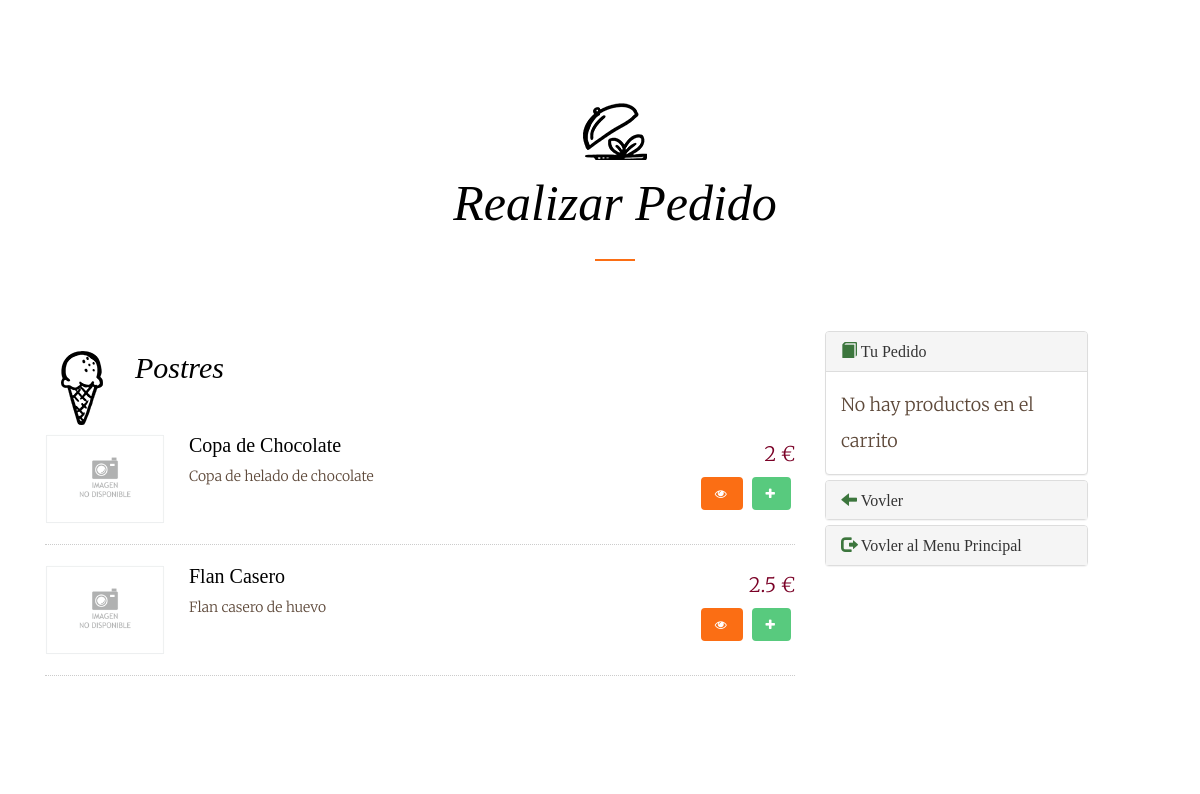
/paginas/verTodosPostres.php (signed in), run on the app's committed database.
### tables this page shows
CREATE TABLE IF NOT EXISTS producto(
  id_producto TINYINT UNSIGNED PRIMARY KEY AUTO_INCREMENT,
  nombre VARCHAR(30) NOT NULL,
  descripcion VARCHAR(100),
  precio DOUBLE NOT NULL,
  foto VARCHAR(100) DEFAULT NULL,
  calorias SMALLINT UNSIGNED DEFAULT NULL,
  tipo_producto TINYINT UNSIGNED NOT NULL,
  is_delete CHAR(1) NOT NULL DEFAULT 0,
  CONSTRAINT fk_producto_tipo FOREIGN KEY (tipo_producto) REFERENCES tipo_producto(id_tipo_producto)
);

### procedimientos/procedimientos.php (called while the page is built, shortened)
<?php
require_once '../conexion/conexion.php';
class procedimientos{
    public $conexion;
    public $resultado;
    public function conect(){
        $obj = new conexion();
        $this->conexion = new mysqli($obj->getServer(), $obj->getUser(), $obj->getPass(),$obj->getDataBase());
        $this->conexion->set_charset("UTF8");
    }
    public function consultas($query){
        $this->resultado = $this->conexion->query($query);
    }
    public function devolverFilas(){
        return $this->resultado->fetch_array();
    }
}

### conexion/conexion.php (called while the page is built, shortened)
<?php
class conexion{
    private $server = "localhost";
    private $user = "root";
    private $pass = "";
    private $dataBase = "restaurante";
    public function getServer(){
        return $this->server;
    }
    public function getUser(){
        return $this->user;
    }
    public function getPass(){
        return $this->pass;
    }
    public function getDataBase(){
        return $this->dataBase;
    }
}

### procedimientos/carrito.php (called while the page is built, shortened)
<?php
class Carrito {
    private $carrito = array();
    public function __construct(){
        if(!isset($_SESSION["carrito"])) {
            $this->carrito["precio_total"] = 0;
            $this->carrito["articulos_total"] = 0;
        }
        $this->carrito = $_SESSION['carrito'];
    }
    public function get_content() {
        $carrito = $this->carrito;
        unset($carrito["articulos_total"]);
        unset($carrito["precio_total"]);
        return $carrito == null ? null : $carrito;
    }
}

### paginas/verTodosPostres.php (the view, shortened to what this page needs)
<?php
include_once '../procedimientos/procedimientos.php';
include_once '../procedimientos/carrito.php';
$carrito = new Carrito();
$conexion = new procedimientos();
$conexion->conect();
?>
<!DOCTYPE html>
<html lang="en">
<head>
    <link type="text/css" href="../sources/bootstrap.css" rel="stylesheet">
    <link type="text/css" href="../sources/cssPropio.css" rel="stylesheet">
    <link href="//maxcdn.bootstrapcdn.com/font-awesome/4.2.0/css/font-awesome.min.css" rel="stylesheet">
    <link rel="stylesheet" href="../sources/animate.css">
    <link rel="stylesheet" href="../sources/icomoon.css">
    <link rel="stylesheet" href="../sources/style.css">
</head>
<body>
<div class="container caja">
    <div id="fh5co-menus" data-section="menu">
        <div class="container">
            <div class="row text-center fh5co-heading row-padded">
                <div class="col-md-8 col-md-offset-2">
                    <h2 class="heading to-animate">Realizar Pedido</h2>
                </div>
            </div>
            <div class="row row-padded">
                <div class="col-md-8">
                    <div class="fh5co-food-menu to-animate-2">
                        <h2 class="fh5co-desserts">Postres</h2>
                        <ul>
                            <?php
                            $query = "SELECT * FROM producto INNER JOIN tipo_producto ON (producto.tipo_producto = tipo_producto.id_tipo_producto) WHERE tipo_producto.nombre = 'Postres'";
                            $conexion->consultas($query);
                            while($resultado = $conexion->devolverFilas()){ echo '
                                <li>
                                    <div class="fh5co-food-desc">';
                                        if($resultado["foto"] == null ){echo'
                                            <figure> <img src="../imagenes/imagen-no-disponible.gif" class="img-responsive"></figure>';
                                        }else {echo'
                                            <figure> <img src="../imagenes/productos/'.$resultado["foto"].'" class="img-responsive"></figure>';
                                        }echo'
                                        <div>
                                            <h3>'.$resultado["1"].'</h3>
                                            <p>'.$resultado["descripcion"].'</p>
                                        </div>
                                    </div>
                                    <div class="fh5co-food-pricing">
                                        '.$resultado["precio"].' €
                                    </div>
                                    <div class="fh5co-food-pricing">
                                        <button type="button" class="btn btn-primary" data-toggle="modal" data-target="#Modal" href="../consultas/obtenerModal.php?id='.$resultado["id_producto"].'"><span class="fa fa-eye"></span></button>
                                        <button type="button" class="btn btn-success" onclick="aniadirProducto('.$resultado["id_producto"].')"><span class="fa fa-plus"></span></button>
                                    </div>
                                </li>';
                            }
                            ?>
                        </ul>
                    </div>
                </div>
                <div class="container">
                    <div class="row">
                        <div class="col-md-3" >
                            <div class="panel-group" id="accordion" >
                                <div class="panel panel-default">
                                    <div class="panel-heading" >
                                        <h4 class="panel-title ">
                                            <a data-toggle="collapse" data-parent="#accordion" href="#collapseOne">
                                                <span class="glyphicon glyphicon-book text-success"></span> Tu Pedido</a>
                                        </h4>
                                    </div>
                                    <div id="collapseOne" class="panel-collapse collapse in">
                                        <div class="panel-body" id="pedido">
                                            <?php
                                            $carro = $carrito->get_content();
                                            if($carro == null) {
                                                echo 'No hay productos en el carrito';
                                            }else{echo'
                                                <table class="table table-striped col-md-9">
                                                <tr>
                                                    <td class="col-md-7">Producto</td>
                                                    <td class="col-md-1">Cantidad</td>
                                                    <td class="col-md-1">Precio</td>
                                                </tr>';
                                            }
                                            ?>
                                        </div>
                                    </div>
                                </div>
                                <div class="panel panel-default">
                                    <div class="panel-heading">
                                        <h4 class="panel-title">
                                            <a href="../paginas/paginaPedido.php"><span class="glyphicon glyphicon-arrow-left text-success"></span> Vovler</a>
                                        </h4>
                                    </div>
                                </div>
                                <div class="panel panel-default">
                                    <div class="panel-heading">
                                        <h4 class="panel-title">
                                            <a href="../paginas/paginaPrincipal.php"><span class="glyphicon glyphicon-log-out text-success"></span> Vovler al Menu Principal</a>
                                        </h4>
                                    </div>
                                </div>
                            </div>
                        </div>
                    </div>
                </div>
            </div>
        </div>
    </div>
</div>

### sources/cssPropio.css (style rules this page uses)
body { margin: 0 auto; position: relative!important; width: 100%!important; height: 100%; }
.caja { background-color: white; height: 100%; }

### sources/style.css (style rules this page uses)
* { margin: 0 auto; }
body { font-family: "Merriweather", serif; font-size: 18px; font-weight: 300; line-height: 2; color: #5e493a; }
a { color: #fb6e14; -webkit-transition: 0.5s; -o-transition: 0.5s; transition: 0.5s; }
h1, h2, h3, h4, h5, h6 { font-family: "Playfair Display", serif; color: #000; }
p { margin-bottom: 30px; }
.btn { margin-right: 4px; margin-bottom: 4px; font-family: "Playfair Display", serif; font-size: 12px; letter-spacing: 2px; text-transform: uppercase; font-weight: 700; -webkit-border-radius: 4px; -moz-border-radius: 4px; -ms-border-radius: 4px; border-radius: 4px; -webkit-transition: 0.5s; -o-transition: 0.5s; transition: 0.5s; }
.btn-primary { background: #fb6e14; color: #fff; border: 2px solid #fb6e14; }
.btn-success { background: #58ca7e; color: #fff; border: 2px solid #58ca7e; }
.fh5co-heading .heading { font-size: 50px; font-style: italic; position: relative; padding-bottom: 30px; margin-bottom: 30px; }
.fh5co-heading .heading:after { content: ""; position: absolute; bottom: 0; width: 40px; height: 2px; left: 50%; background: #fb6e14; margin-left: -20px; }
#fh5co-menus { padding: 7em 0; }
#fh5co-menus .fh5co-heading .heading { position: relative; padding-top: 30px !important; }
#fh5co-menus .fh5co-heading .heading:before, #fh5co-menus .fh5co-heading .heading::before { height: 64px; width: 64px; position: absolute; content: ""; background: url(../imagenes/tipo_producto/dish.png) no-repeat; top: 0; left: 50%; margin-top: -50px; margin-left: -32px; }
#fh5co-menus .fh5co-food-menu { float: left; width: 100%; margin-bottom: 30px; }
#fh5co-menus .fh5co-food-menu h2 { margin-bottom: 50px; font-style: italic; position: relative; }
#fh5co-menus .fh5co-food-menu h2.fh5co-desserts { padding-left: 90px; }
#fh5co-menus .fh5co-food-menu h2.fh5co-desserts:before { background: url(../imagenes/tipo_producto/ice-cream-1.png) no-repeat; content: ""; position: absolute; top: 0; left: 0; width: 74px; height: 75px; }
#fh5co-menus .fh5co-food-menu ul { padding: 0; margin: 0; }
#fh5co-menus .fh5co-food-menu ul li { padding: 0 0 20px 0; margin: 0 0 20px 0; border-bottom: 1px dotted #ccc; display: block; float: left; width: 100%; }
#fh5co-menus .fh5co-food-menu ul li .fh5co-food-desc { clear: both; float: left; width: 80%; }
#fh5co-menus .fh5co-food-menu ul li .fh5co-food-desc > figure { width: 20%; float: left; position: relative; margin-right: 4%; }
#fh5co-menus .fh5co-food-menu ul li .fh5co-food-desc > figure img { max-width: 100%; -webkit-border-radius: 4px; -moz-border-radius: 4px; -ms-border-radius: 4px; border-radius: 4px; margin-bottom: 0; }
#fh5co-menus .fh5co-food-menu ul li .fh5co-food-desc > div { width: 75%; float: left; position: relative; font-size: 14px; line-height: 1.5; }
#fh5co-menus .fh5co-food-menu ul li .fh5co-food-desc > div p { margin: 0; }
#fh5co-menus .fh5co-food-menu ul li .fh5co-food-desc > div h3 { margin: 0 0 10px 0; padding: 0; font-size: 20px; color: #000; }
#fh5co-menus .fh5co-food-menu ul li .fh5co-food-pricing { float: right; width: 20%; text-align: right; font-size: 20px; color: #7a0026; }
.js .to-animate, .js .to-animate-2 { opacity: 0; }
.row-padded { padding-bottom: 40px; }

### data on the page
producto: nombre "Copa de Chocolate", descripcion "Copa de helado de chocolate", precio "2"
producto: nombre "Flan Casero", descripcion "Flan casero de huevo", precio "2.5"
